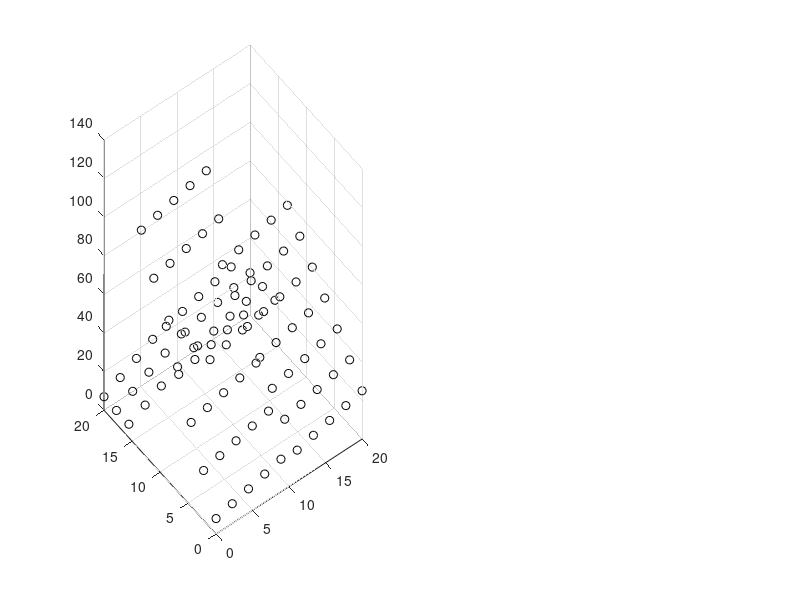

This chart was generated by the following MATLAB code: (Note: this script raises an error after producing the figure.)
% Example of estimation data generation

%= Clean variables
close all
clear

paren = @(x, varargin) x(varargin{:}); %
                                       % apply index in created elements
curly = @(x, varargin) x{varargin{:}}; %

%%
n=2;
values=linspace(0,20,10);
[ v{1:n} ]=ndgrid(values);
x(:,:) =cell2mat(cellfun(@(x) reshape(x,[],1),v,'UniformOutput',0))';
A=zeros(n,n,2^n);
b=zeros(n,1,2^n);
% TODO(accacio) create automaticly
A(:,:,1)=[1 0; 0 1];
b(:,:,1)=[2;3];
A(:,:,2)=[1 4; 6 3];
b(:,:,2)=[5;9];
A(:,:,3)=[2 0; 5 8];
b(:,:,3)=[7;3];
A(:,:,4)=[1 8; 6 9];
b(:,:,4)=[8;3];
y=zeros(n,length(x));
cond1=[1 0]*x<10;
cond2=[0 2]*x<30;
part1=~cond1&~cond2;
part2=~cond1&cond2;
part3=cond1&~cond2;
part4=cond1&cond2;
y(:,part1)=A(:,:,1)*x(:,part1)+b(:,:,1);
y(:,part2)=A(:,:,2)*x(:,part2)+b(:,:,2);
y(:,part3)=A(:,:,3)*x(:,part3)+b(:,:,3);
y(:,part4)=A(:,:,4)*x(:,part4)+b(:,:,4);

%% plot
for y_idx=1:2
fig=figure;
subplot(1,2,1)
scatter3(x(1,:),x(2,:),y(y_idx,:,1),'k')
sgtitle(['$y_' num2str(y_idx) '$'],'interpreter','latex')
end

Phibar=[vec(A(:,:,1)).' b(:,:,1).';
    vec(A(:,:,2)).' b(:,:,2).'
    vec(A(:,:,3)).' b(:,:,3).'
    vec(A(:,:,4)).' b(:,:,4).'];
Phibar=sortrows(Phibar);
save('estimation_data.mat','x','y','Phibar');
